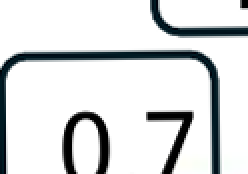
#> input picture data/crops/FE41p2_300_skew_07.png, 124 x 87 px (shown 2 times larger)
$ python -i detect.py   (imports and definitions only)
#> lines starting #> are read from the running program, lines starting #| are printed output that depends on the picture; after the words box and inside, x2 and y2 are one past the last pixel; in counts of white or black regions, pixels touching at a corner belong together
# Acquisition scripts: they produce data/callouts/*.csv from a local copy of the source
# documents, which are confidential and not part of this repository.  Paths are set by the
# environment variables AEGIS_SRC (folder with the source PDFs), AEGIS_WORK (scratch folder for
# renders and crops), AEGIS_EASYOCR (EasyOCR model folder) and AEGIS_VLM (SmolVLM snapshot).
import os
"""Detect and crop the 54 measurement callouts on a render of FE-0041 p2 at any DPI.

The callouts are rounded rectangles with a black outline on a white page.  At 600 dpi the
detector finds exactly 54; at lower resolution the aspect/size gate is scaled with the render
and the detection is checked against the reference count, so a condition is either measured
on all 54 values or reported as a detection failure (never silently on a subset).
"""
import json, os
import numpy as np, cv2

HERE = os.environ.get('AEGIS_WORK', 'work')
CODE = os.path.dirname(os.path.abspath(__file__))
# [1 line not run here, left out]
REF_DPI = 600
REF_W = 8001  # width of the 600 dpi reference render, pixels


def detect(path, gold_count=54):
#> called with path = '../data/crops/FE41p2_300_skew_07.png', gold_count = 54
    img = cv2.imread(path)
#> img is the input picture: shape (87, 124, 3); mean B, G, R 220.1, 219.3, 217.1
    H, W = img.shape[:2]
#> H = 87; W = 124
    s = W / REF_W
#> s = 0.0155
    g = cv2.cvtColor(img, cv2.COLOR_BGR2GRAY)
    th = cv2.threshold(g, 200, 255, cv2.THRESH_BINARY_INV)[1]
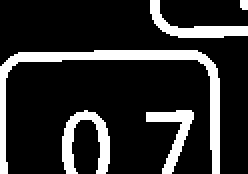
#> th: shape (87, 124) (shown 2 times larger); 17.3% white; 5 white regions (1 under 20 px)
    cnts, _ = cv2.findContours(th, cv2.RETR_LIST, cv2.CHAIN_APPROX_SIMPLE)
#> cnts = 5 contours, 1 with area under 20; largest, box (x1, y1, x2, y2) and area: (0, 25, 110, 87) 726, (31, 55, 55, 87) 276, (75, 0, 124, 19) 239, (73, 55, 97, 87) 213
    boxes = []
    for c in cnts:
        x, y, w, h = cv2.boundingRect(c)
        if 60 * s < w < 260 * s and 45 * s < h < 160 * s and 0.9 < w / h < 3.2:
            area = cv2.contourArea(c); peri = cv2.arcLength(c, True)
            if peri > 0 and 4 * np.pi * area / peri ** 2 > 0.55:
                col = 0 if x < W / 3 else (1 if x < 2 * W / 3 else 2)
                row = 0 if y < H / 2 else 1
                boxes.append([int(x), int(y), int(w), int(h),
                              ['p1', 'p2', 'p3', 'p4', 'p5', 'p6'][row * 3 + col]])
#> this loop made 5 passes
#> (x, y, w, h) on passes 1 to 5: (73, 55, 24, 32), (31, 55, 24, 32), (0, 25, 110, 62), (120, 0, 4, 5), (75, 0, 49, 19)
#> after the loop, boxes = []
    boxes.sort(key=lambda b: (b[4], b[1], b[0]))
    return img, boxes


def match_to_ref(boxes, s):
    """Nearest-reference matching in scaled coordinates; returns index list aligned to REF."""
    order, used = [], np.zeros(len(boxes), bool)
    for rx, ry, rw, rh, rp in REF:
        cx, cy = rx * s, ry * s
        best, bd = None, 1e9
        for i, (x, y, w, h, p) in enumerate(boxes):
            if used[i] or p != rp:
                continue
            d = abs(x - cx) + abs(y - cy)
            if d < bd:
                bd, best = d, i
        if best is None:
            order.append(None)
        else:
            used[best] = True
            order.append(best)
    return order

>>> result = detect('../data/crops/FE41p2_300_skew_07.png')
